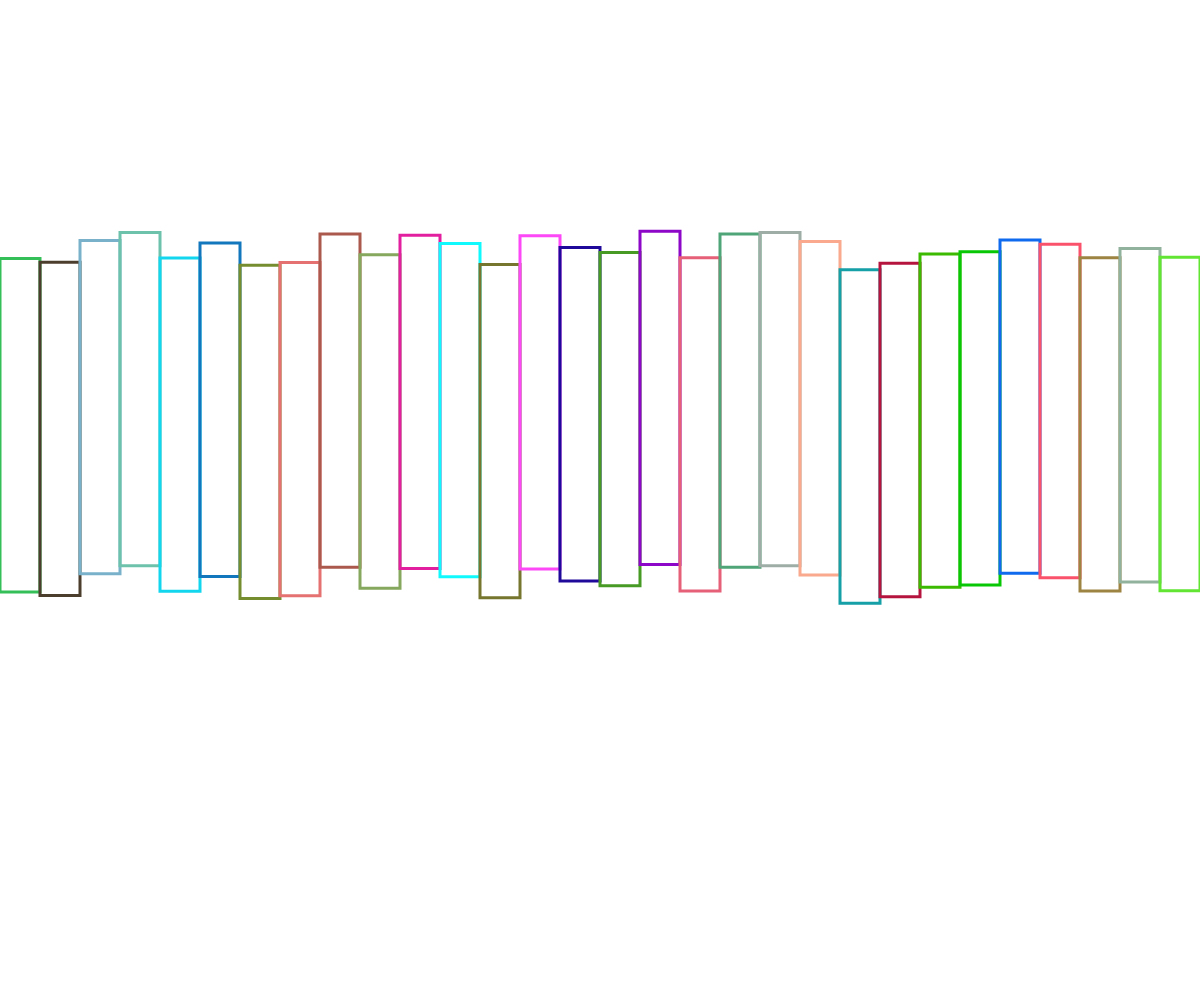
Frame 1 (no input)
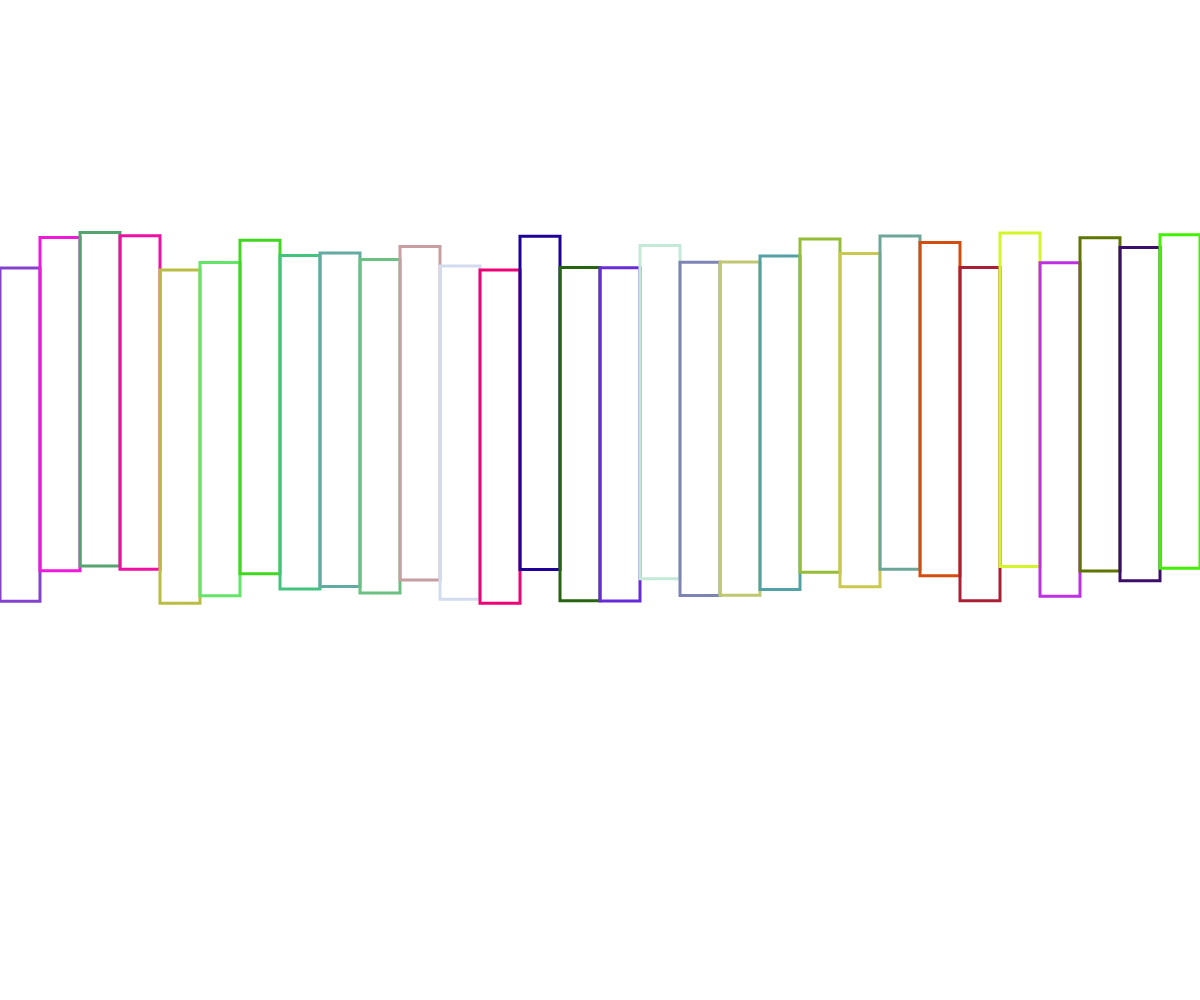
Frame 2 (the mouse pressed at the canvas centre, redrawn once)

The p5.js sketch that drew these frames (run headless with seeded random() and noise() and a simulated clock; the mouse was pressed at the canvas centre and the sketch redrawn once):

// p5.js sketch
// ── sketch.js
/*
Inspired by Vera Molnár's Dispersion, 1985, and simliar works
*/

let columnWidth;
let total = 30; 
function setup() {
  createCanvas(windowWidth, windowHeight);
  columnWidth = width / total;
  noFill();
  stroke(255);
  strokeWeight(3);
}

function draw() {
  background(255);

  let colHeight = height / 3;

  for (let counter = 0; counter < total; counter++) {
    let x = counter * columnWidth;
    let y = height / 4 + random(-20, 20); // Randomly move up or down
    
    stroke(random(255), random(255), random(255)); // Set random color
    //fill(counter); // Set random color
    rect(x, y, columnWidth, colHeight);
    console.log(counter)
  }

  noLoop();
}
